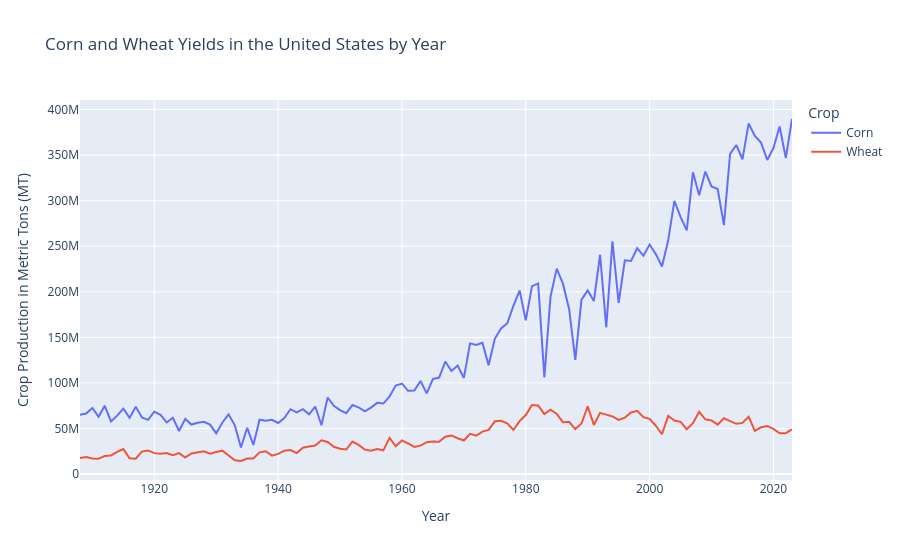

The cell this chart's notebook holds for it:
### Markdown cell above
These DataFrames now look very uniform:

    - identical headers in identical order
    - units of measurement the same
    - same sorting (by year)
    - same time range (1908 - 2023)

Let's now visualize some of the US data.

### Code cell
# Line plot yeild data
fig = px.line(
    USDA_corn_wheat_df,
    x="Year",
    y="Production (MT)",
    color="Crop", 
    title="Corn and Wheat Yields in the United States by Year",
    labels={"Production (MT)": "Crop Production in Metric Tons (MT)", "Year": "Year"}
)

fig.show()
